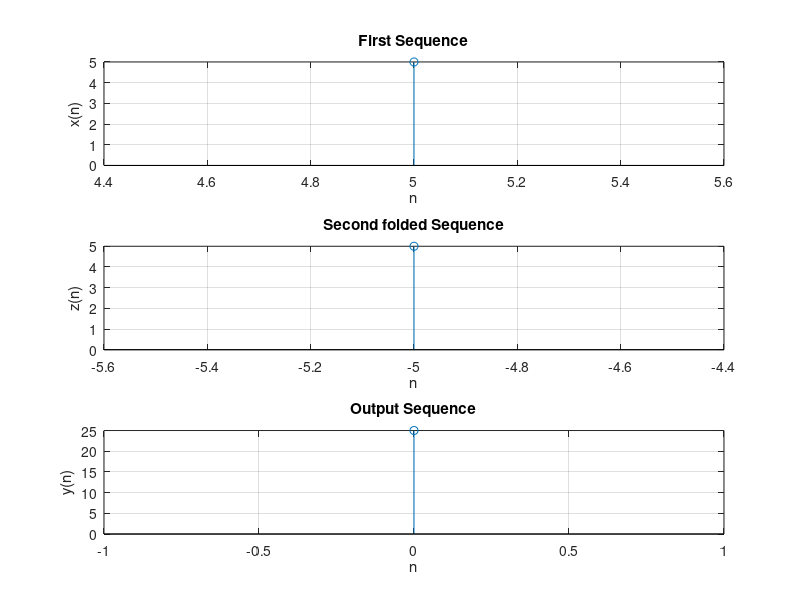

This figure's MATLAB source:
clc;
close all;
%first sequence
x=input('Enter x\n');
l1=input('Enter the lower limit:\n');
u1=input('Enter the upper limit:\n');
x1=l1:1:u1;%limit of sequence x(n)
%second sequence
y=input('Enter h:\n');
l2=input('Enter the lower limit:\n');
u2=input('Enter the upper limit:\n');
y1=l2:1:u2;%limit of sequence h(n)
z=fliplr(y);% elements flipped left to right
l3=-u2;%lower limit of y(-n)
u3=-l2;%upper limit of y(-n)
h3=l3:1:u3;%limit of y(-n)
l=l1+l3;
u=u1+u3;
a=l:1:u;%limit of output sequence y(n)
m=length(x);%length of sequence x(n)
n=length(z);%length of sequence h(n)
X=[x,zeros(1,n)];
subplot(311)
disp('x(n) is:')
disp(x)
stem(x1,x)
xlabel('n')
ylabel('x(n)')
title('First Sequence')
grid on;
Y=[y,zeros(1,m)];
Z=[z,zeros(1,m)];
subplot(312)
disp('z(n) is:')
disp(z)
stem(h3,z)
xlabel('n')
ylabel('z(n)')
title('Second folded Sequence')
grid on;
for i=1:n+m-1
    A(i)=0;
    for j=1:m
        if((i-j+1)>0)
            A(i)=A(i)+(X(j)*Z(i-j+1));
        else
        end
    end
end
subplot(313)
disp('y(n) is:')
disp(A)
stem(a,A)
xlabel('n')
ylabel('y(n)')
title('Output Sequence')
grid on;